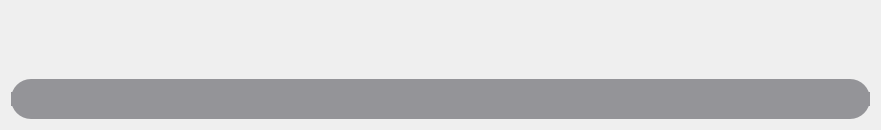
         <widget class="QWidget" name="page_caseList">
          <layout class="QVBoxLayout" name="verticalLayout_6">
           <item>
            <widget class="QFrame" name="frame_8">
             <property name="styleSheet">
              <string notr="true"/>
             </property>
             <layout class="QVBoxLayout" name="verticalLayout_3">
              <property name="spacing">
               <number>0</number>
              </property>
              <property name="leftMargin">
               <number>0</number>
              </property>
              <property name="topMargin">
               <number>0</number>
              </property>
              <property name="rightMargin">
               <number>0</number>
              </property>
              <property name="bottomMargin">
               <number>0</number>
              </property>
              <item>
               <widget class="QScrollArea" name="scrollArea">
                <property name="frameShape">
                 <enum>QFrame::NoFrame</enum>
                </property>
                <property name="lineWidth">
                 <number>0</number>
                </property>
                <property name="widgetResizable">
                 <bool>true</bool>
                </property>
                <widget class="QWidget" name="scrollAreaWidgetContents_caseList">
                 <property name="geometry">
                  <rect>
                   <x>0</x>
                   <y>0</y>
                   <width>883</width>
                   <height>553</height>
                  </rect>
                 </property>
                </widget>
               </widget>
              </item>
              <item>
               <widget class="QFrame" name="frame_addCase">
                <property name="minimumSize">
                 <size>
                  <width>859</width>
                  <height>40</height>
                 </size>
                </property>
                <property name="styleSheet">
                 <string notr="true">border-radius: 20px; background-color: rgb(148, 148, 152);</string>
                </property>
                <property name="frameShape">
                 <enum>QFrame::StyledPanel</enum>
                </property>
                <property name="frameShadow">
                 <enum>QFrame::Raised</enum>
                </property>
                <layout class="QHBoxLayout" name="horizontalLayout">
                 <property name="spacing">
                  <number>0</number>
                 </property>
                 <property name="leftMargin">
                  <number>0</number>
                 </property>
                 <property name="topMargin">
                  <number>0</number>
                 </property>
                 <property name="rightMargin">
                  <number>0</number>
                 </property>
                 <property name="bottomMargin">
                  <number>0</number>
                 </property>
                 <item>
                  <widget class="QPushButton" name="btn_addCase">
                   <property name="text">
                    <string/>
                   </property>
                   <property name="icon">
                    <iconset>
                     <normaloff>images/plus-square_1.png</normaloff>images/plus-square_1.png</iconset>
                   </property>
                   <property name="iconSize">
                    <size>
                     <width>50</width>
                     <height>50</height>
                    </size>
                   </property>
                   <property name="checkable">
                    <bool>false</bool>
                   </property>
                   <property name="flat">
                    <bool>true</bool>
                   </property>
                  </widget>
                 </item>
                </layout>
               </widget>
              </item>
             </layout>
            </widget>
           </item>
          </layout>
         </widget>
